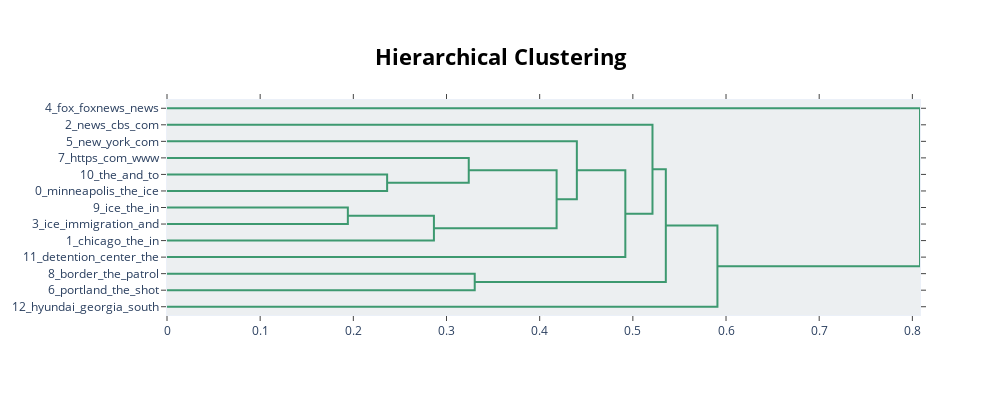

Notebook cell for this chart:
### Code cell
topic_model.visualize_hierarchy()

### Figure 1 — Plotly figure (JSON) as saved in the notebook; plotly's stock layout.template omitted (floating-point values rounded to 4 significant figures)
{"data": [{"hoverinfo": "text", "marker": {"color": "rgb(61,153,112)"}, "mode": "lines", "type": "scatter", "x": [0.0, 0.2363, 0.2363, 0.0], "xaxis": "x", "y": [-45.0, -45.0, -55.0, -55.0], "yaxis": "y"}, {"hoverinfo": "text", "marker": {"color": "rgb(61,153,112)"}, "mode": "lines", "type": "scatter", "x": [0.0, 0.3239, 0.3239, 0.2363], "xaxis": "x", "y": [-35.0, -35.0, -50.0, -50.0], "yaxis": "y"}, {"hoverinfo": "text", "marker": {"color": "rgb(61,153,112)"}, "mode": "lines", "type": "scatter", "x": [0.0, 0.1941, 0.1941, 0.0], "xaxis": "x", "y": [-65.0, -65.0, -75.0, -75.0], "yaxis": "y"}, {"hoverinfo": "text", "marker": {"color": "rgb(61,153,112)"}, "mode": "lines", "type": "scatter", "x": [0.1941, 0.2865, 0.2865, 0.0], "xaxis": "x", "y": [-70.0, -70.0, -85.0, -85.0], "yaxis": "y"}, {"hoverinfo": "text", "marker": {"color": "rgb(61,153,112)"}, "mode": "lines", "type": "scatter", "x": [0.3239, 0.4182, 0.4182, 0.2865], "xaxis": "x", "y": [-42.5, -42.5, -77.5, -77.5], "yaxis": "y"}, {"hoverinfo": "text", "marker": {"color": "rgb(61,153,112)"}, "mode": "lines", "type": "scatter", "x": [0.0, 0.4399, 0.4399, 0.4182], "xaxis": "x", "y": [-25.0, -25.0, -60.0, -60.0], "yaxis": "y"}, {"hoverinfo": "text", "marker": {"color": "rgb(61,153,112)"}, "mode": "lines", "type": "scatter", "x": [0.4399, 0.4919, 0.4919, 0.0], "xaxis": "x", "y": [-42.5, -42.5, -95.0, -95.0], "yaxis": "y"}, {"hoverinfo": "text", "marker": {"color": "rgb(61,153,112)"}, "mode": "lines", "type": "scatter", "x": [0.0, 0.5211, 0.5211, 0.4919], "xaxis": "x", "y": [-15.0, -15.0, -68.75, -68.75], "yaxis": "y"}, {"hoverinfo": "text", "marker": {"color": "rgb(61,153,112)"}, "mode": "lines", "type": "scatter", "x": [0.0, 0.3303, 0.3303, 0.0], "xaxis": "x", "y": [-105.0, -105.0, -115.0, -115.0], "yaxis": "y"}, {"hoverinfo": "text", "marker": {"color": "rgb(61,153,112)"}, "mode": "lines", "type": "scatter", "x": [0.5211, 0.5354, 0.5354, 0.3303], "xaxis": "x", "y": [-41.88, -41.88, -110.0, -110.0], "yaxis": "y"}, {"hoverinfo": "text", "marker": {"color": "rgb(61,153,112)"}, "mode": "lines", "type": "scatter", "x": [0.5354, 0.5908, 0.5908, 0.0], "xaxis": "x", "y": [-75.94, -75.94, -125.0, -125.0], "yaxis": "y"}, {"hoverinfo": "text", "marker": {"color": "rgb(61,153,112)"}, "mode": "lines", "type": "scatter", "x": [0.0, 0.8082, 0.8082, 0.5908], "xaxis": "x", "y": [-5.0, -5.0, -100.5, -100.5], "yaxis": "y"}], "layout": {"autosize": false, "height": 395, "hoverlabel": {"bgcolor": "white", "font": {"family": "Rockwell", "size": 16}}, "hovermode": "closest", "plot_bgcolor": "#ECEFF1", "showlegend": false, "title": {"font": {"color": "Black", "size": 22}, "text": "<b>Hierarchical Clustering</b>", "x": 0.5, "xanchor": "center", "yanchor": "top"}, "width": 1000, "xaxis": {"mirror": "allticks", "rangemode": "tozero", "showgrid": false, "showline": true, "showticklabels": true, "ticks": "outside", "type": "linear", "zeroline": false}, "yaxis": {"mirror": "allticks", "range": [-130, 0], "rangemode": "tozero", "showgrid": false, "showline": true, "showticklabels": true, "tickmode": "array", "ticks": "outside", "ticktext": ["4_fox_foxnews_news", "2_news_cbs_com", "5_new_york_com", "7_https_com_www", "10_the_and_to", "0_minneapolis_the_ice", "9_ice_the_in", "3_ice_immigration_and", "1_chicago_the_in", "11_detention_center_the", "8_border_the_patrol", "6_portland_the_shot", "12_hyundai_georgia_south"], "tickvals": [-5, -15, -25, -35, -45, -55, -65, -75, -85, -95, -105, -115, -125], "type": "linear", "zeroline": false}}}
